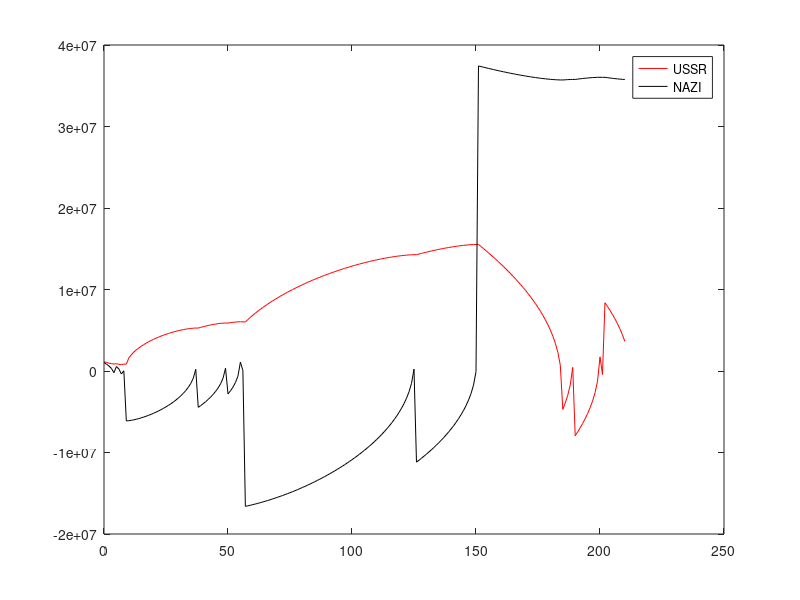

Here is the MATLAB script that generated this plot:
%% 1 yang seharusnya volatilitas, rerata, dan epsilon pada Wiener Process (Wt) berubah tiap waktu yha namanya modifan
close all
clear all
clc



%% 2 yang seharusnya didefine alpha,beta per kill B,A per time yha namanya modifan
close all
clear all
clc

A(1) = 1143000; % USSR
B(1) = 1040000; % NAZI
alpha = 184000; % USSR
beta = 104000; % NAZI
t(1) = 0;
waktu(1) = 0;
for i = 1:7*30
    A(i+1) = A(i) - beta*B(i)/A(i);
    B(i+1) = B(i) - alpha*A(i)/B(i);
    if B(i)>A(i)
        waktu(i) = t(i);
    end
    t(i+1) = t(i) + 1;
end
plot(t,A,'r',t,B,'k')
legend('USSR','NAZI')